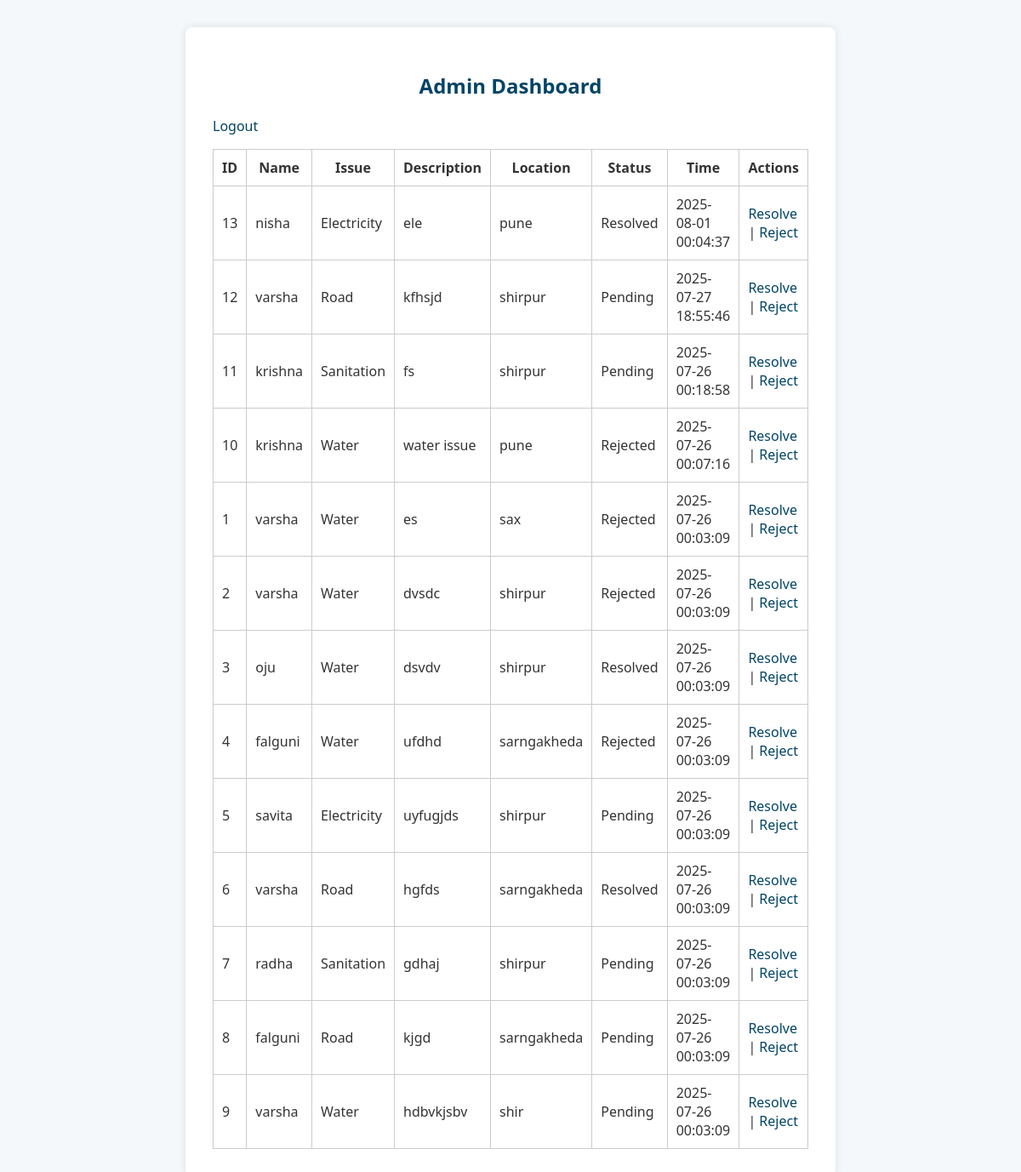
The page /admin (signed in) on the database its author committed.
### tables this page shows
CREATE TABLE complaints (
            id INTEGER PRIMARY KEY AUTOINCREMENT,
            name TEXT,
            issue_type TEXT,
            description TEXT,
            location TEXT,
            status TEXT DEFAULT 'Pending'
        , timestamp TEXT);

### app.py (the view)
@app.route('/admin')
def admin():
    if not session.get('admin'):
        return redirect('/login')
    conn = sqlite3.connect('database.db')
    cur = conn.cursor()
    cur.execute("SELECT * FROM complaints ORDER BY timestamp DESC")
    data = cur.fetchall()
    conn.close()
    return render_template('admin_dashboard.html', complaints=data)

### templates/admin_dashboard.html
<!DOCTYPE html>
<html>
<head><title>Admin Dashboard</title>
    <link rel="stylesheet" href="{{ url_for('static', filename='style.css') }}">
</head>
<body>
    <div class="container">
        <h2>Admin Dashboard</h2>
        <p><a href="/logout">Logout</a></p>
        <table border="1">
            <tr>
                <th>ID</th>
                <th>Name</th>
                <th>Issue</th>
                <th>Description</th>
                <th>Location</th>
                <th>Status</th>
                <th>Time</th>
                <th>Actions</th>
            </tr>
            {% for row in complaints %}
            <tr>
                <td>{{ row[0] }}</td>
                <td>{{ row[1] }}</td>
                <td>{{ row[2] }}</td>
                <td>{{ row[3] }}</td>
                <td>{{ row[4] }}</td>
                <td>{{ row[5] }}</td>
                <td>{{ row[6] }}</td>
                <td>
                    <a href="/update_status/{{ row[0] }}/Resolved">Resolve</a> |
                    <a href="/update_status/{{ row[0] }}/Rejected">Reject</a>
                </td>
            </tr>
            {% endfor %}
        </table>
    </div>
</body>
</html>

### static/style.css (style rules this page uses)
body { font-family: 'Segoe UI', sans-serif; background-color: #f4f8fb; color: #333; margin: 0; padding: 0; }
h2, h3 { text-align: center; color: #004466; }
.container { width: 90%; max-width: 700px; margin: 2rem auto; padding: 2rem; background: white; box-shadow: 0 0 10px rgba(0,0,0,0.1); border-radius: 8px; }
a { color: #004466; text-decoration: none; }
table { width: 100%; border-collapse: collapse; margin-top: 1rem; }
table, th, td { border: 1px solid #ccc; padding: 10px; }

### rows shown on the page
complaints: id "13", name "nisha", issue_type "Electricity", description "ele", location "pune", status "Resolved", timestamp "2025-08-01 00:04:37"
complaints: id "12", name "varsha", issue_type "Road", description "kfhsjd", location "shirpur", status "Pending", timestamp "2025-07-27 18:55:46"
complaints: id "11", name "krishna", issue_type "Sanitation", description "fs", location "shirpur", status "Pending", timestamp "2025-07-26 00:18:58"
complaints: id "10", name "krishna", issue_type "Water", description "water issue", location "pune", status "Rejected", timestamp "2025-07-26 00:07:16"
complaints: id "1", name "varsha", issue_type "Water", description "es", location "sax", status "Rejected", timestamp "2025-07-26 00:03:09"
complaints: id "2", name "varsha", issue_type "Water", description "dvsdc", location "shirpur", status "Rejected", timestamp "2025-07-26 00:03:09"
complaints: id "3", name "oju", issue_type "Water", description "dsvdv", location "shirpur", status "Resolved", timestamp "2025-07-26 00:03:09"
complaints: id "4", name "falguni", issue_type "Water", description "ufdhd", location "sarngakheda", status "Rejected", timestamp "2025-07-26 00:03:09"
complaints: id "5", name "savita", issue_type "Electricity", description "uyfugjds", location "shirpur", status "Pending", timestamp "2025-07-26 00:03:09"
complaints: id "6", name "varsha", issue_type "Road", description "hgfds", location "sarngakheda", status "Resolved", timestamp "2025-07-26 00:03:09"
complaints: id "7", name "radha", issue_type "Sanitation", description "gdhaj", location "shirpur", status "Pending", timestamp "2025-07-26 00:03:09"
complaints: id "8", name "falguni", issue_type "Road", description "kjgd", location "sarngakheda", status "Pending", timestamp "2025-07-26 00:03:09"
complaints: id "9", name "varsha", issue_type "Water", description "hdbvkjsbv", location "shir", status "Pending", timestamp "2025-07-26 00:03:09"
